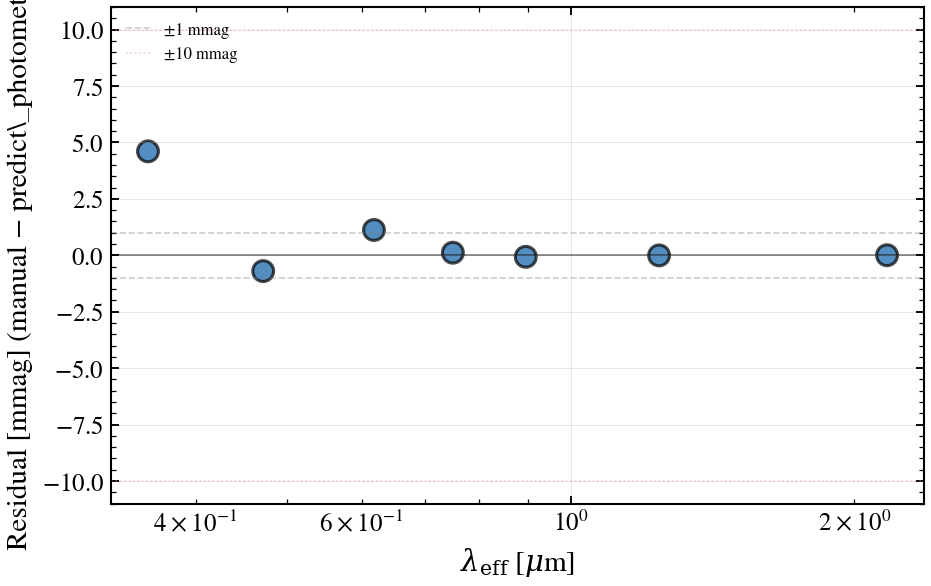

Write the Python code that produced this figure.
"""
Manual Filter Integral vs predict_photometry Consistency Check
===============================================================

Validates the AB magnitude photometric filter convolution formula by computing
the effective F_ν through a photometric filter manually and comparing against
``predict_photometry()``. The AB convention defines the filter-weighted flux as

.. math::

    \\langle F_\\nu \\rangle_{\\rm filter} = \\int F_\\nu(\\nu) T(\\nu) d\\nu/\\nu \\; / \\;
    \\int T(\\nu) d\\nu/\\nu

(photon-counting normalisation per SDSS/HSC/LSST). We integrate numerically
from the rest-frame SED, apply redshift, and convolve with filter transmission
curves, then compare residuals against ``predict_photometry()`` in mmag.

Reference: SDSS photometric calibration (Fukugita et al. 1996, Paddock et al. 2008).
"""

import warnings
from pathlib import Path

import matplotlib.pyplot as plt
import numpy as np

import tengri
from tengri.analysis.plotting import setup_style

setup_style()
# Silence BakedInBackend nebular warning (not applicable with this SSP)
warnings.filterwarnings("ignore", message=".*BakedInBackend.*")

ssp = tengri.load_ssp("fsps_prsc_miles_chabrier")
band_names = ["sdss_u", "sdss_g", "sdss_r", "sdss_i", "sdss_z", "2mass_j", "2mass_ks"]
obs = tengri.Observation(photometry=tengri.Photometry.from_names(band_names))
model = tengri.SEDModel.build(
    ssp,
    observation=obs,
    sfh={"type": "tsnorm", "*": tengri.FIXED},
    dust={"type": "two_component", "*": tengri.FIXED, "tau_diff": 0.25, "tau_bc": 0.15},
    redshift=tengri.Fixed(0.05),
)

params = {
    "sfh_tsnorm_log_peak_sfr": 0.3,
    "sfh_tsnorm_peak_lbt_gyr": 3.0,
    "sfh_tsnorm_width_gyr": 1.2,
    "sfh_tsnorm_skew": 0.0,
    "sfh_tsnorm_trunc": 5.0,
    "dust_slope": -0.6,
    "redshift": 0.05,
}

z = params["redshift"]
wave_rest = np.logspace(np.log10(1000), np.log10(25000), 4000)
result = model.predict_rest_sed(params, wave_rest)
sed_rest = np.array(result.sed)

d_L = tengri.cosmology.luminosity_distance(z)
flux_scale = (1.0 + z) / (4.0 * np.pi * d_L**2)

manual_fluxes, wave_eff_array = [], []
for filt in obs.photometry.filters:
    wave_filt, trans_filt = np.array(filt.wave), np.array(filt.trans)
    wave_eff = np.trapezoid(trans_filt * wave_filt, wave_filt) / np.trapezoid(
        trans_filt, wave_filt
    )
    wave_eff_array.append(wave_eff)
    wave_obs = wave_rest * (1.0 + z)
    sed_on_filt = np.interp(wave_filt, wave_obs, sed_rest, left=0.0, right=0.0)
    num = np.trapezoid(sed_on_filt * trans_filt * wave_filt, wave_filt)
    den = np.trapezoid(trans_filt * wave_filt, wave_filt)
    f_nu_manual = flux_scale * num / np.maximum(den, 1e-30)
    manual_fluxes.append(f_nu_manual)

manual_fluxes = np.array(manual_fluxes)
wave_eff_array = np.array(wave_eff_array)

tengri_fluxes = np.asarray(model.predict_photometry(params))
mag_manual = -2.5 * np.log10(np.maximum(manual_fluxes, 1e-30)) - 48.6
mag_tengri = -2.5 * np.log10(np.maximum(tengri_fluxes, 1e-30)) - 48.6
residuals_mmag = (mag_manual - mag_tengri) * 1000.0

fig, ax = plt.subplots(figsize=(6.5, 4.2))

# Reference bands: ±1 mmag and ±10 mmag
ax.axhline(0, color="k", linestyle="-", lw=0.8, alpha=0.5)
ax.axhline(1.0, color="gray", linestyle="--", lw=0.8, alpha=0.4, label="±1 mmag")
ax.axhline(-1.0, color="gray", linestyle="--", lw=0.8, alpha=0.4)
ax.axhline(10.0, color="lightcoral", linestyle=":", lw=0.8, alpha=0.4, label="±10 mmag")
ax.axhline(-10.0, color="lightcoral", linestyle=":", lw=0.8, alpha=0.4)

# Data points: color by magnitude of residual
colors = ["C0" if np.abs(r) < 10 else "C3" for r in residuals_mmag]
ax.scatter(wave_eff_array / 1e4, residuals_mmag, s=100, alpha=0.7, color=colors, lw=1.5, edgecolors="k")

# Labels and formatting
ax.set_xscale("log")
ax.set_xlabel(r"$\lambda_{\rm eff}$ [$\mu$m]")
ax.set_ylabel(r"Residual [mmag] (manual − predict\_photometry)")
ax.grid(True, alpha=0.3)
ax.legend(loc="upper left", frameon=False, fontsize=8)

plt.tight_layout()
script_dir = Path(__file__).parent
output_path = script_dir / "plot_diag_filter_integral_manual.png"
plt.savefig(output_path, dpi=150, bbox_inches="tight")
